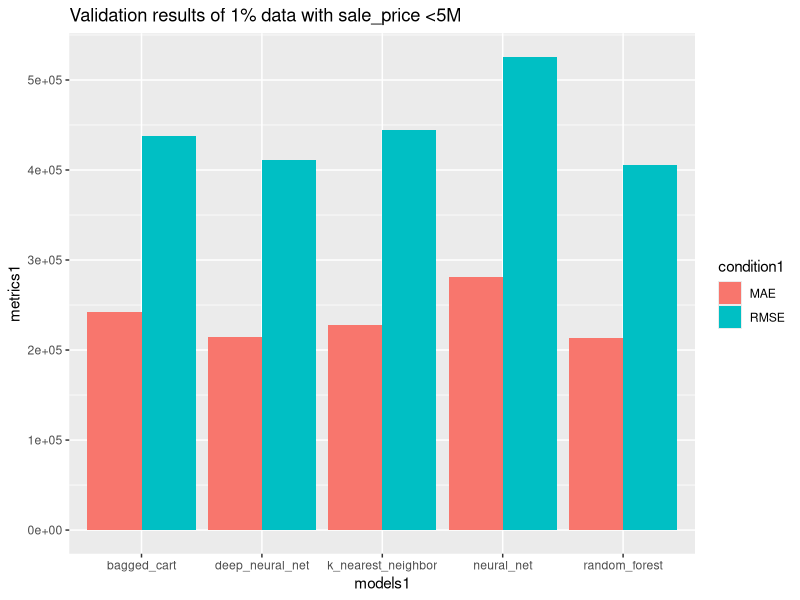
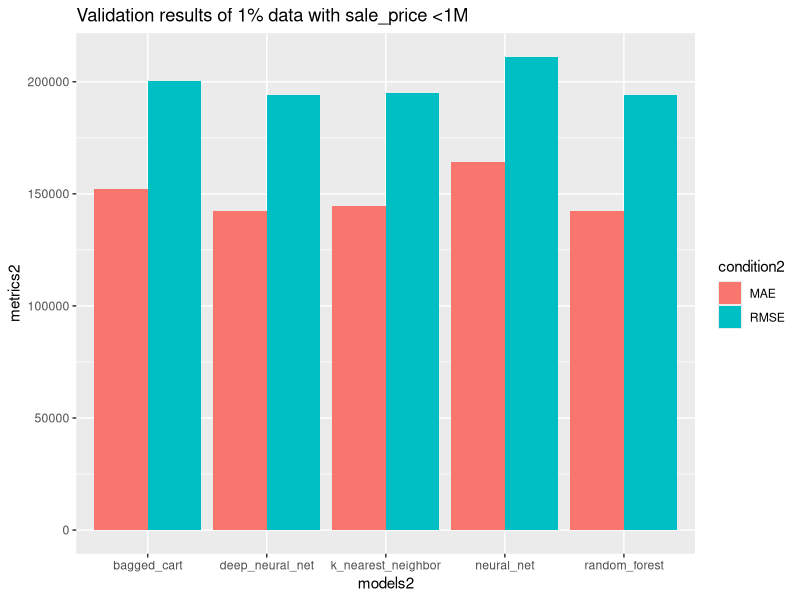
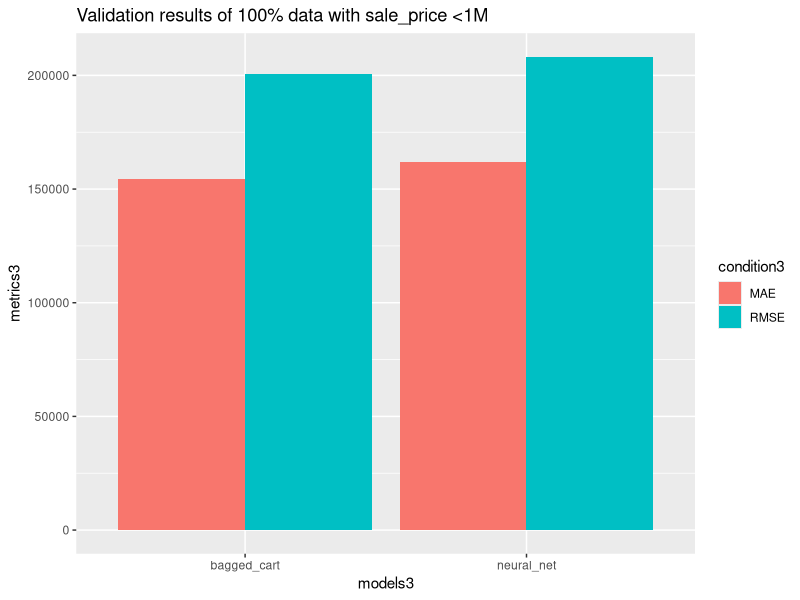
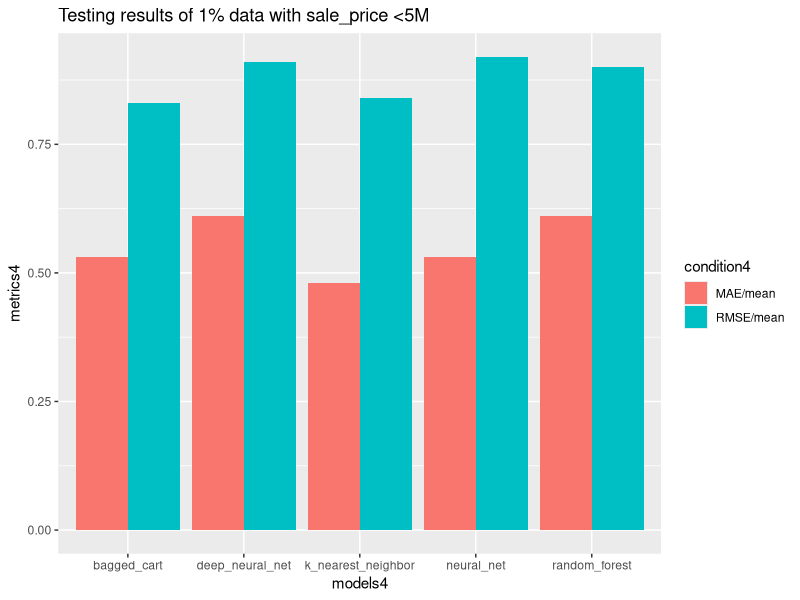
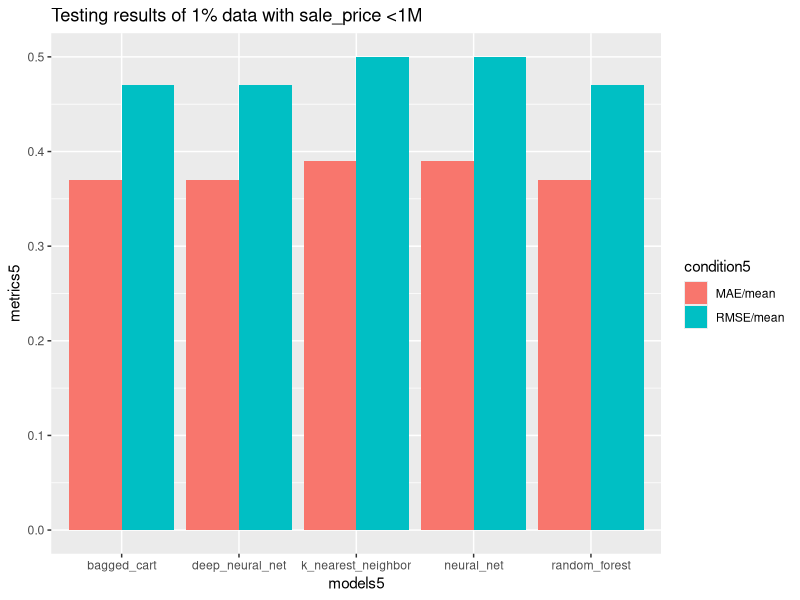
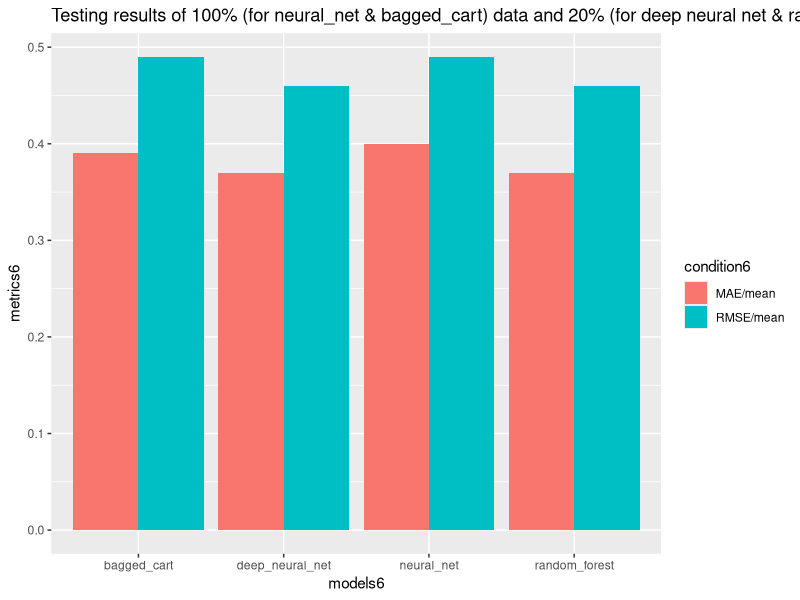

Recreate these plots in R, in order.
## ---- chunk 1
metric <- c("RMSE", "MAE", "R-squared")
neural_net1 <- c(525659.6, 280704.9, 0.067)
deep_neural_net1 <- c(410711.8, 214190.9, 0.422)
random_forest1 <- c(405804.9, 213700.3, 0.442)
bagged_cart1 <- c(437638, 241710.5, 0.35)
k_nearest_neighbors1 <- c(444834.5, 227947.2, 0.334)

Validation_results_0.01_5M <- data.frame(metric, neural_net1, deep_neural_net1, random_forest1, bagged_cart1, k_nearest_neighbors1)
#source: https://stackoverflow.com/questions/32821741/printing-data-frames-in-r-markdown
knitr::kable(Validation_results_0.01_5M, caption = "Validation results of 1% data with sale_price <5M", floating.environment="sidewaystable")

neural_net2 <- c(211077.4, 164014.6, 0.107)
deep_neural_net2 <- c(193911.1, 142400.7, 0.256)
random_forest2 <- c(193911.1, 142400.7, 0.256)
bagged_cart2 <- c(200277.8, 151958, 0.196)
k_nearest_neighbors2 <- c(194873.8, 144403.9, 0.25)

Validation_results_0.01_1M <- data.frame(metric, neural_net2, deep_neural_net2, random_forest2, bagged_cart2, k_nearest_neighbors2)

#source: https://stackoverflow.com/questions/32821741/printing-data-frames-in-r-markdown
knitr::kable(Validation_results_0.01_1M, caption = "Validation results of 1% data with sale_price <1M", floating.environment="sidewaystable")

neural_net3 <- c(208134.7, 161860.4, 0.097)
bagged_cart3 <- c(200819.9, 154242.5, 0.159)

Validation_results_1_1M <- data.frame(metric, neural_net3, bagged_cart3)

#source: https://stackoverflow.com/questions/32821741/printing-data-frames-in-r-markdown
knitr::kable(Validation_results_1_1M, caption = "Validation results of 100% data with sale_price <1M", floating.environment="sidewaystable")

#source: https://www.r-graph-gallery.com/48-grouped-barplot-with-ggplot2.html
library(ggplot2)
#Creating a grouped plot1
models1 <- c(rep("neural_net" , 2) , rep("deep_neural_net" , 2) , rep("random_forest" , 2) , rep("bagged_cart" , 2), rep("k_nearest_neighbor", 2) )
condition1 <- rep(c("RMSE" , "MAE") , 5)
metrics1 <- c(neural_net1[1:2], deep_neural_net1[1:2], random_forest1[1:2], bagged_cart1[1:2], k_nearest_neighbors1[1:2])
data1 <- data.frame(models1,condition1,metrics1)

ggplot(data1, aes(fill=condition1, y= metrics1, x=models1)) + 
    geom_bar(position="dodge", stat="identity") + ggtitle("Validation results of 1% data with sale_price <5M")

#Creating a grouped plot2
models2 <- c(rep("neural_net" , 2) , rep("deep_neural_net" , 2) , rep("random_forest" , 2) , rep("bagged_cart" , 2), rep("k_nearest_neighbor", 2) )
condition2 <- rep(c("RMSE" , "MAE") , 5)
metrics2 <- c(neural_net2[1:2], deep_neural_net2[1:2], random_forest2[1:2], bagged_cart2[1:2], k_nearest_neighbors2[1:2])
data2 <- data.frame(models2,condition2,metrics2)

ggplot(data2, aes(fill=condition2, y= metrics2, x=models2)) + 
    geom_bar(position="dodge", stat="identity") + ggtitle("Validation results of 1% data with sale_price <1M")

#Creating a grouped plot3
models3 <- c(rep("neural_net" , 2), rep("bagged_cart" , 2))
condition3 <- rep(c("RMSE" , "MAE") , 2)
metrics3 <- c(neural_net3[1:2], bagged_cart3[1:2])
data3 <- data.frame(models3,condition3,metrics3)

ggplot(data3, aes(fill=condition3, y= metrics3, x=models3)) + 
    geom_bar(position="dodge", stat="identity") + ggtitle("Validation results of 100% data with sale_price <1M")
## ---- chunk 2
metric4 <- c("RMSE/mean", "MAE/mean")
neural_net4 <- c(0.92, 0.53)
deep_neural_net4 <- c(0.91, 0.61)
random_forest4 <- c(0.90, 0.61)
bagged_cart4 <- c(0.83, 0.53)
k_nearest_neighbors4 <- c(0.84, 0.48)

Testing_results_0.01_5M <- data.frame(metric4, neural_net4, deep_neural_net4, random_forest4, bagged_cart4, k_nearest_neighbors4)
#source: https://stackoverflow.com/questions/32821741/printing-data-frames-in-r-markdown
knitr::kable(Testing_results_0.01_5M, caption = "Testing results of 1% data with sale_price <5M", floating.environment="sidewaystable")

neural_net5 <- c(0.50, 0.39)
deep_neural_net5 <- c(0.47, 0.37)
random_forest5 <- c(0.47, 0.37)
bagged_cart5 <- c(0.47, 0.37)
k_nearest_neighbors5 <- c(0.50, 0.39)

Testing_results_0.01_1M <- data.frame(metric4, neural_net5, deep_neural_net5, random_forest5, bagged_cart5, k_nearest_neighbors5)

#source: https://stackoverflow.com/questions/32821741/printing-data-frames-in-r-markdown
knitr::kable(Testing_results_0.01_5M, caption = "Testing results of 1% data with sale_price <1M", floating.environment="sidewaystable")

neural_net6 <- c(0.49, 0.40)
deep_neural_net6 <- c(0.46, 0.37)
random_forest6 <- c(0.46, 0.37)
bagged_cart6 <- c(0.49, 0.39)

Testing_results_1_0.2_1M <- data.frame(metric4, neural_net6, deep_neural_net6, random_forest6, bagged_cart6)

#source: https://stackoverflow.com/questions/32821741/printing-data-frames-in-r-markdown
knitr::kable(Testing_results_1_0.2_1M, caption = "Testing results of 100% (for neural_net & bagged_cart) data and 20% (for deep neural net & random forest and no cross validation) with sale_price <1M", floating.environment="sidewaystable")

#source: https://www.r-graph-gallery.com/48-grouped-barplot-with-ggplot2.html
library(ggplot2)
#Creating a grouped plot1
models4 <- c(rep("neural_net" , 2) , rep("deep_neural_net" , 2) , rep("random_forest" , 2) , rep("bagged_cart" , 2), rep("k_nearest_neighbor", 2) )
condition4 <- rep(c("RMSE/mean" , "MAE/mean") , 5)
metrics4 <- c(neural_net4, deep_neural_net4, random_forest4, bagged_cart4, k_nearest_neighbors4)
data4 <- data.frame(models4,condition4,metrics4)

ggplot(data4, aes(fill=condition4, y= metrics4, x=models4)) + 
    geom_bar(position="dodge", stat="identity") + ggtitle("Testing results of 1% data with sale_price <5M")

#Creating a grouped plot2
models5 <- c(rep("neural_net" , 2) , rep("deep_neural_net" , 2) , rep("random_forest" , 2) , rep("bagged_cart" , 2), rep("k_nearest_neighbor", 2) )
condition5 <- rep(c("RMSE/mean" , "MAE/mean") , 5)
metrics5 <- c(neural_net5, deep_neural_net5, random_forest5, bagged_cart5, k_nearest_neighbors5)
data5 <- data.frame(models5,condition5,metrics5)

ggplot(data5, aes(fill=condition5, y= metrics5, x=models5)) + 
    geom_bar(position="dodge", stat="identity") + ggtitle("Testing results of 1% data with sale_price <1M")

#Creating a grouped plot3
models6 <- c(rep("neural_net" , 2) , rep("deep_neural_net" , 2) , rep("random_forest" , 2) , rep("bagged_cart" , 2) )
condition6 <- rep(c("RMSE/mean" , "MAE/mean") , 4)
metrics6 <- c(neural_net6, deep_neural_net6, random_forest6, bagged_cart6)
data6 <- data.frame(models6,condition6,metrics6)

ggplot(data6, aes(fill=condition6, y= metrics6, x=models6)) + 
    geom_bar(position="dodge", stat="identity") + ggtitle("Testing results of 100% (for neural_net & bagged_cart) data and 20% (for deep neural net & random forest and no cross validation) with sale_price <1M")
